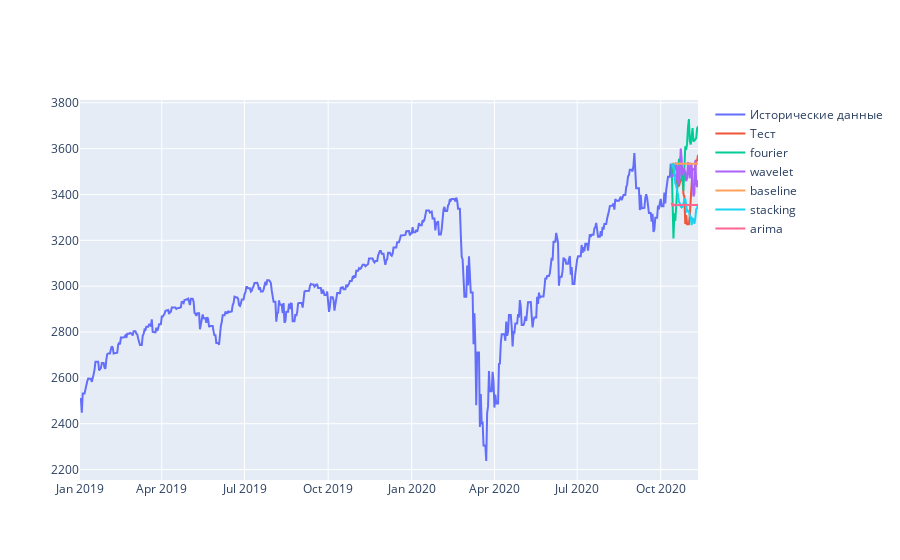

Source (notebook cell):
### Code cell
plot_train_test_predict(df_train, df_test, preds)
